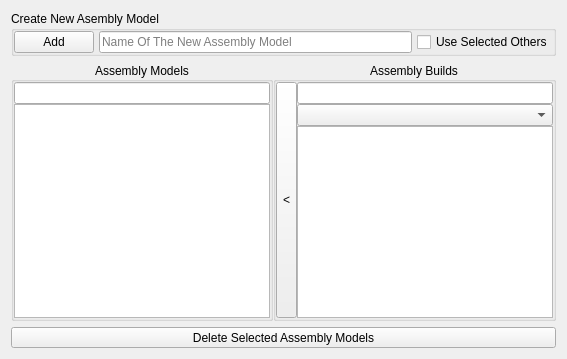
          <widget class="QWidget" name="Assembly_Models_List_Page">
           <attribute name="icon">
            <iconset resource="../Icons/Config_Assembly_System.qrc">
             <normaloff>:/entity_types/Assembly_Model.png</normaloff>:/entity_types/Assembly_Model.png</iconset>
           </attribute>
           <attribute name="title">
            <string>Models</string>
           </attribute>
           <layout class="QVBoxLayout" name="verticalLayout_46">
            <item>
             <widget class="QGroupBox" name="Assembly_Models_Creation_GroupBox">
              <property name="sizePolicy">
               <sizepolicy hsizetype="Preferred" vsizetype="Maximum">
                <horstretch>0</horstretch>
                <verstretch>0</verstretch>
               </sizepolicy>
              </property>
              <property name="title">
               <string>Create New Asembly Model</string>
              </property>
              <layout class="QHBoxLayout" name="horizontalLayout_9">
               <property name="spacing">
                <number>5</number>
               </property>
               <property name="leftMargin">
                <number>0</number>
               </property>
               <property name="topMargin">
                <number>0</number>
               </property>
               <property name="rightMargin">
                <number>0</number>
               </property>
               <property name="bottomMargin">
                <number>0</number>
               </property>
               <item>
                <widget class="QPushButton" name="AM_Create_New_Add_Button">
                 <property name="sizePolicy">
                  <sizepolicy hsizetype="Minimum" vsizetype="Maximum">
                   <horstretch>0</horstretch>
                   <verstretch>0</verstretch>
                  </sizepolicy>
                 </property>
                 <property name="text">
                  <string>Add</string>
                 </property>
                 <property name="icon">
                  <iconset resource="../Icons/Config_Assembly_System.qrc">
                   <normaloff>:/ui/createBin.png</normaloff>:/ui/createBin.png</iconset>
                 </property>
                </widget>
               </item>
               <item>
                <widget class="QLineEdit" name="AM_Create_New_Name_Input">
                 <property name="sizePolicy">
                  <sizepolicy hsizetype="Expanding" vsizetype="Maximum">
                   <horstretch>0</horstretch>
                   <verstretch>0</verstretch>
                  </sizepolicy>
                 </property>
                 <property name="placeholderText">
                  <string>Name Of The New Assembly Model</string>
                 </property>
                </widget>
               </item>
               <item>
                <widget class="QCheckBox" name="AM_Create_User_Selected_Others_Option">
                 <property name="sizePolicy">
                  <sizepolicy hsizetype="Minimum" vsizetype="Maximum">
                   <horstretch>0</horstretch>
                   <verstretch>0</verstretch>
                  </sizepolicy>
                 </property>
                 <property name="text">
                  <string>Use Selected Others</string>
                 </property>
                </widget>
               </item>
              </layout>
             </widget>
            </item>
            <item>
             <layout class="QHBoxLayout" name="horizontalLayout_15">
              <property name="spacing">
               <number>0</number>
              </property>
              <item>
               <widget class="QGroupBox" name="AModels_GroupBox">
                <property name="title">
                 <string>Assembly Models</string>
                </property>
                <property name="alignment">
                 <set>Qt::AlignCenter</set>
                </property>
                <layout class="QVBoxLayout" name="verticalLayout_21">
                 <property name="spacing">
                  <number>0</number>
                 </property>
                 <property name="leftMargin">
                  <number>0</number>
                 </property>
                 <property name="topMargin">
                  <number>0</number>
                 </property>
                 <property name="rightMargin">
                  <number>0</number>
                 </property>
                 <property name="bottomMargin">
                  <number>0</number>
                 </property>
                 <item>
                  <widget class="QLineEdit" name="AModels_Filter_Input_lineEdit"/>
                 </item>
                 <item>
                  <widget class="BASE_FILTERED_LIST_VIEW" name="AModels_List_View">
                   <property name="Root_Index_Assembly_Type" stdset="0">
                    <string>Models</string>
                   </property>
                   <property name="Data_Model_Name" stdset="0">
                    <string>Filter_Models</string>
                   </property>
                  </widget>
                 </item>
                </layout>
               </widget>
              </item>
              <item>
               <widget class="QGroupBox" name="AM_AABuilds_GroupBox">
                <property name="title">
                 <string>Assembly Builds</string>
                </property>
                <property name="alignment">
                 <set>Qt::AlignCenter</set>
                </property>
                <layout class="QHBoxLayout" name="horizontalLayout_16">
                 <property name="spacing">
                  <number>0</number>
                 </property>
                 <property name="leftMargin">
                  <number>0</number>
                 </property>
                 <property name="topMargin">
                  <number>0</number>
                 </property>
                 <property name="rightMargin">
                  <number>0</number>
                 </property>
                 <property name="bottomMargin">
                  <number>0</number>
                 </property>
                 <item>
                  <widget class="QToolButton" name="AM_Assign_To_Model_Button">
                   <property name="sizePolicy">
                    <sizepolicy hsizetype="Minimum" vsizetype="Minimum">
                     <horstretch>0</horstretch>
                     <verstretch>0</verstretch>
                    </sizepolicy>
                   </property>
                   <property name="text">
                    <string>&lt;</string>
                   </property>
                  </widget>
                 </item>
                 <item>
                  <layout class="QVBoxLayout" name="verticalLayout_45">
                   <property name="spacing">
                    <number>0</number>
                   </property>
                   <item>
                    <widget class="QLineEdit" name="AM_AABuilds_Filter_Input_Line_Edit"/>
                   </item>
                   <item>
                    <widget class="Proxy_Model_Assignment_Filter_Type_ComboBox" name="AM_AABuilds_Filter_Options_Combo_Box"/>
                   </item>
                   <item>
                    <widget class="BASE_FILTERED_LIST_VIEW" name="AM_AABuilds_List_View">
                     <property name="Data_Model_Name" stdset="0">
                      <string>Filter_Assigned_Builds_By_Active_Model</string>
                     </property>
                     <property name="Root_Index_Assembly_Type" stdset="0">
                      <string>Builds</string>
                     </property>
                    </widget>
                   </item>
                  </layout>
                 </item>
                </layout>
               </widget>
              </item>
             </layout>
            </item>
            <item>
             <widget class="QToolButton" name="AM_Delete_Selected_Models">
              <property name="sizePolicy">
               <sizepolicy hsizetype="Minimum" vsizetype="Fixed">
                <horstretch>0</horstretch>
                <verstretch>0</verstretch>
               </sizepolicy>
              </property>
              <property name="text">
               <string>Delete Selected Assembly Models</string>
              </property>
              <property name="icon">
               <iconset resource="../Icons/Config_Assembly_System.qrc">
                <normaloff>:/icons/edit-delete</normaloff>:/icons/edit-delete</iconset>
              </property>
              <property name="toolButtonStyle">
               <enum>Qt::ToolButtonTextBesideIcon</enum>
              </property>
             </widget>
            </item>
           </layout>
          </widget>
